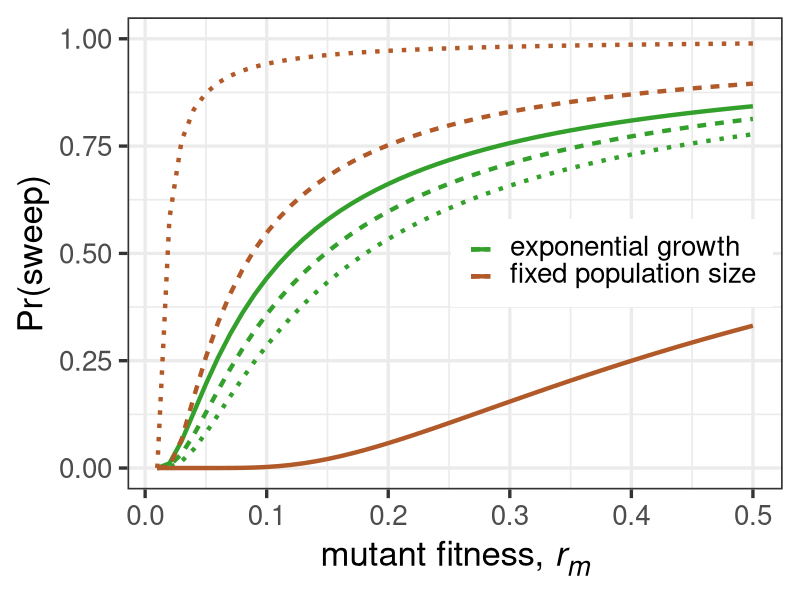
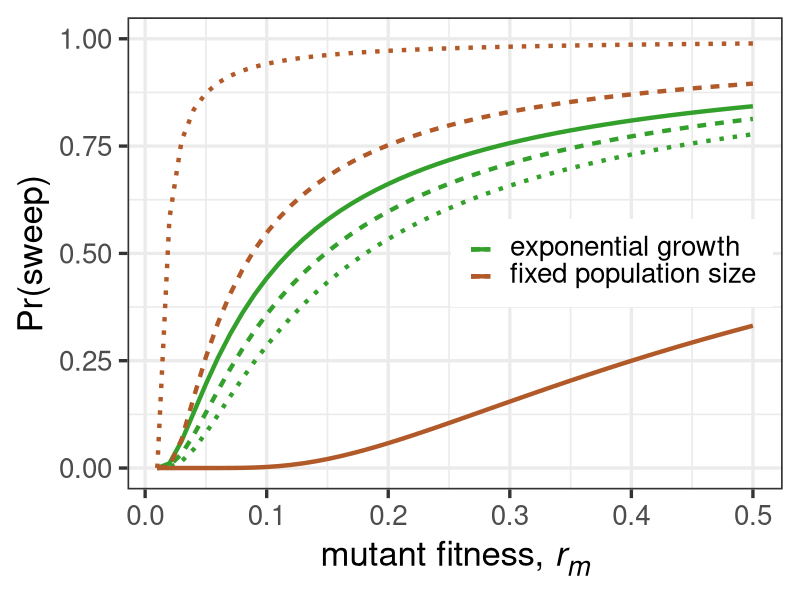

Source code (R) for these figures, in order:
# title: sweep probabilites for alternative growth laws
# author: alexander stein

library("tidyverse")
library("ggtext")
library("RColorBrewer")

r_wt <- 0.01
r_m_1 <- 1:100*r_wt

chi = 0.95

p_exp1 <- r_m_1
p_exp2 <- r_m_1
p_exp3 <- r_m_1



j <-1
for (r_m in r_m_1){
  #r_m = r_m_1[j]
  
  ### PLot number 1
  u = 1e-4
  integrand <- function(t) {u*exp(r_wt*t -
                                    u/r_wt*
                                    exp( (r_wt*(r_m*t-log(1/chi-1)))/
                                           (r_m-r_wt) )
  )}
  sol <- integrate(integrand, lower = 0, upper = Inf)
  p_exp1[j] <- sol$value
  
  ### Plot number 2
  u = 1e-5
  integrand <- function(t) {u*exp(r_wt*t -
                                    u/r_wt*
                                    exp( (r_wt*(r_m*t-log(1/chi-1)))/
                                           (r_m-r_wt) )
  )}
  sol <- integrate(integrand, lower = 0, upper = Inf)
  p_exp2[j] <- sol$value
  
  ### Plot number 3
  u = 1e-6
  integrand <- function(t) {u*exp(r_wt*t -
                                    u/r_wt*
                                    exp( (r_wt*(r_m*t-log(1/chi-1)))/
                                           (r_m-r_wt) )
  )}
  sol <- integrate(integrand, lower = 0, upper = Inf)
  p_exp3[j] <- sol$value
  
  j <- j+1
}

### Plot Lenski formula
selCoefficient <- (r_m_1-r_wt)/r_wt
N0 = 50000
p_logistic1 <- exp(-1e-4*N0/selCoefficient*log(N0))
p_logistic2 <- exp(-1e-5*N0/selCoefficient*log(N0))
p_logistic3 <- exp(-1e-6*N0/selCoefficient*log(N0))

#xaxis <- s_m/s_wt
xaxis <- r_m_1 #/r_wt

#legend_1 <- "*µ=10<sup>-4*"
#legend_2 <- "*µ=10<sup>-5*"
#legend_3 <- "*µ=10<sup>-6*"

#lty <- t(c("solid", "22", "12"))
#colnames(lty) <- c(legend_1, legend_2, legend_3)

legend_1 <- "exponential growth"
legend_2 <- "fixed population size"

cols <- brewer.pal(12,"Paired")

lcol <- t(c(cols[4], cols[12]))
colnames(lcol) <- c(legend_1, legend_2)

ggplot() + 
  geom_line(aes(x=xaxis, y=p_exp1, color=legend_1), linewidth=1.5, linetype = "solid") +
  geom_line(aes(x=xaxis, y=p_exp2, color=legend_1), linewidth=1.5, linetype = "22") +
  geom_line(aes(x=xaxis, y=p_exp3, color=legend_1), linewidth=1.5, linetype = "12") +
  geom_line(aes(x=xaxis, y=p_logistic1, color=legend_2), linewidth=1.5, linetype = "solid") +
  geom_line(aes(x=xaxis, y=p_logistic2, color=legend_2), linewidth=1.5, linetype = "22") +
  geom_line(aes(x=xaxis, y=p_logistic3, color=legend_2), linewidth=1.5, linetype = "12") +
  #scale_linetype_manual(values = lty) +
  scale_color_manual(values = lcol, limits = c(legend_1, legend_2)) +
  labs(x="mutant fitness, *r<sub>m*", y="Pr(sweep)") +
  xlim(0.01,0.5) + ylim(0,1) +
  theme_bw(base_size = 25) +
  theme(axis.title.x = element_markdown(), axis.title.y = element_markdown(), 
        legend.position = c(0.74,0.48), legend.title = element_blank(),
        legend.text = element_markdown())


fig <- ggplot() + 
  geom_line(aes(x=xaxis, y=p_exp1, color=legend_1), linewidth=1.5, linetype = "solid") +
  geom_line(aes(x=xaxis, y=p_exp2, color=legend_1), linewidth=1.5, linetype = "22") +
  geom_line(aes(x=xaxis, y=p_exp3, color=legend_1), linewidth=1.5, linetype = "12") +
  geom_line(aes(x=xaxis, y=p_logistic1, color=legend_2), linewidth=1.5, linetype = "solid") +
  geom_line(aes(x=xaxis, y=p_logistic2, color=legend_2), linewidth=1.5, linetype = "22") +
  geom_line(aes(x=xaxis, y=p_logistic3, color=legend_2), linewidth=1.5, linetype = "12") +
  #scale_linetype_manual(values = lty) +
  scale_color_manual(values = lcol, limits = c(legend_1, legend_2)) +
  labs(x="mutant fitness, *r<sub>m*", y="Pr(sweep)") +
  xlim(0.01,0.5) + ylim(0,1) +
  theme_bw(base_size = 25) +
  theme(axis.title.x = element_markdown(), axis.title.y = element_markdown(), 
        legend.position = c(0.74,0.48), legend.title = element_blank(),
        legend.text = element_markdown())

a = 1.5
ggsave("/Users/stein02/Desktop/upload/Figures/Figure_4_new/SweepExp90.png", fig, width = 4^a, height = 3^a)

